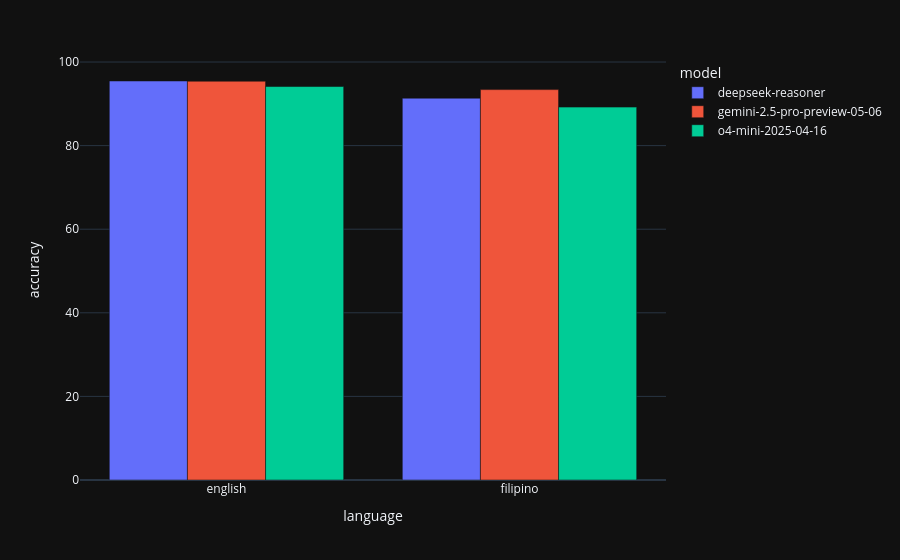

Source (notebook cell):
### Markdown cell above
##### How does the accuracy of o4-mini, Gemini 2.5 Pro, and DeepSeek-R1 differ on English and Filipino questions?

### Code cell
language_model_accuracy = (
    agg_df.groupby(['language', 'model'])['accuracy']
    .mean()
    .mul(100)
    .astype(float)
    .reset_index(name='accuracy')
    .round(2)
)

fig = px.bar(
    language_model_accuracy,
    x='language',
    y='accuracy',
    color='model',
    barmode='group',
)

fig.show()

### Figure 1 — Plotly figure (JSON) as saved in the notebook; plotly's stock layout.template omitted (floating-point values rounded to 4 significant figures)
{"data": [{"alignmentgroup": "True", "hovertemplate": "model=deepseek-reasoner<br>language=%{x}<br>accuracy=%{y}<extra></extra>", "legendgroup": "deepseek-reasoner", "marker": {"color": "#636efa", "pattern": {"shape": ""}}, "name": "deepseek-reasoner", "offsetgroup": "deepseek-reasoner", "orientation": "v", "showlegend": true, "textposition": "auto", "type": "bar", "x": ["english", "filipino"], "xaxis": "x", "y": [95.46, 91.35], "yaxis": "y"}, {"alignmentgroup": "True", "hovertemplate": "model=gemini-2.5-pro-preview-05-06<br>language=%{x}<br>accuracy=%{y}<extra></extra>", "legendgroup": "gemini-2.5-pro-preview-05-06", "marker": {"color": "#EF553B", "pattern": {"shape": ""}}, "name": "gemini-2.5-pro-preview-05-06", "offsetgroup": "gemini-2.5-pro-preview-05-06", "orientation": "v", "showlegend": true, "textposition": "auto", "type": "bar", "x": ["english", "filipino"], "xaxis": "x", "y": [95.41, 93.4], "yaxis": "y"}, {"alignmentgroup": "True", "hovertemplate": "model=o4-mini-2025-04-16<br>language=%{x}<br>accuracy=%{y}<extra></extra>", "legendgroup": "o4-mini-2025-04-16", "marker": {"color": "#00cc96", "pattern": {"shape": ""}}, "name": "o4-mini-2025-04-16", "offsetgroup": "o4-mini-2025-04-16", "orientation": "v", "showlegend": true, "textposition": "auto", "type": "bar", "x": ["english", "filipino"], "xaxis": "x", "y": [94.14, 89.21], "yaxis": "y"}], "layout": {"barmode": "group", "legend": {"title": {"text": "model"}, "tracegroupgap": 0}, "margin": {"t": 60}, "xaxis": {"anchor": "y", "domain": [0, 1], "title": {"text": "language"}}, "yaxis": {"anchor": "x", "domain": [0, 1], "title": {"text": "accuracy"}}}}
